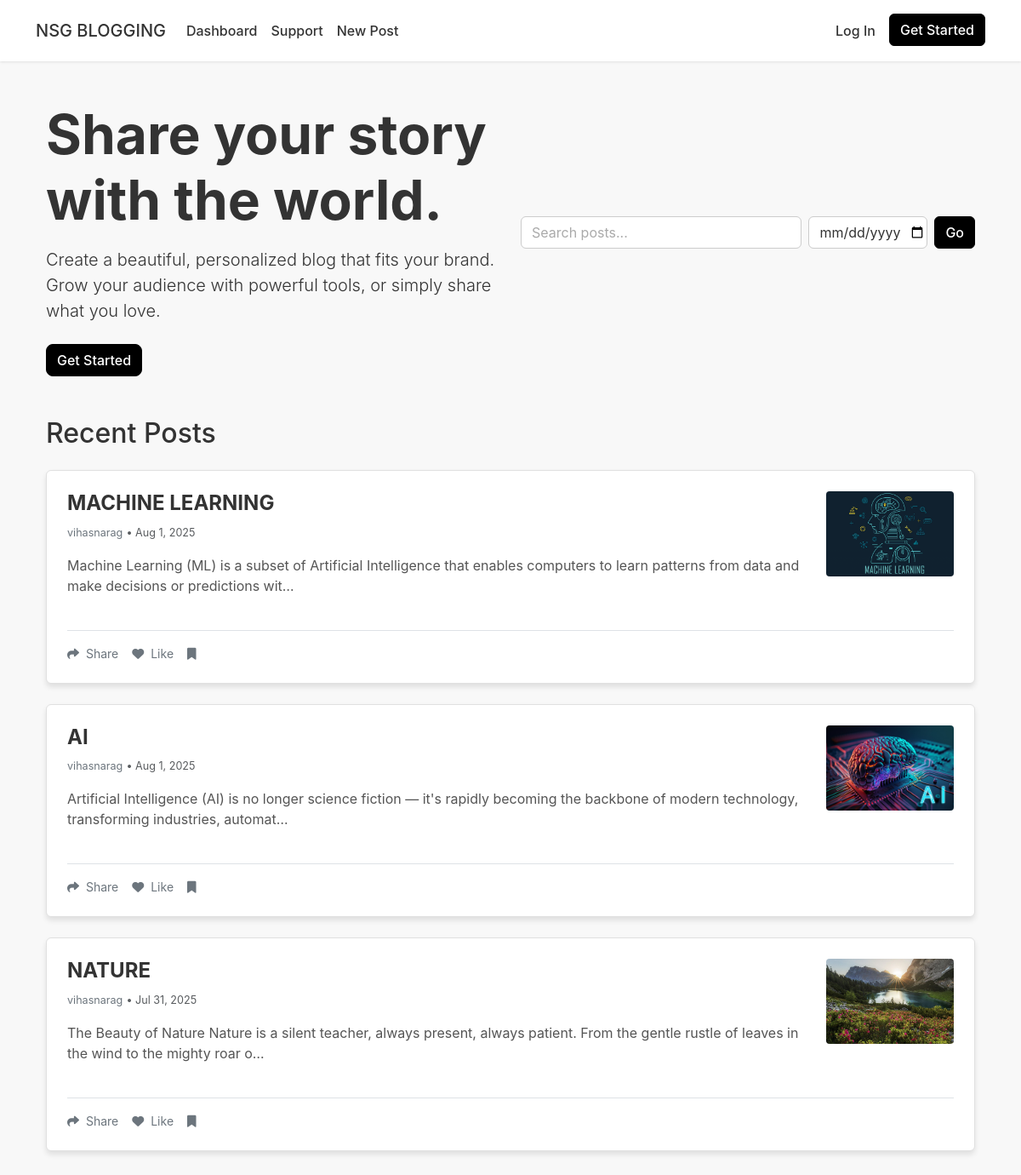
The page / on the database its author committed.
### posts/models.py (models this page shows, shortened)
class Post(models.Model):
    STATUS_CHOICES = (
        ('draft', 'Draft'),
        ('published', 'Published'),
    )
    title = models.CharField(max_length=200)
    body = models.TextField()
    slug = models.SlugField(max_length=200, unique=True, blank=True)
    author = models.ForeignKey(User, on_delete=models.CASCADE, related_name='blog_posts')
    status = models.CharField(max_length=10, choices=STATUS_CHOICES, default='draft')
    created_at = models.DateTimeField(auto_now_add=True)
    updated_at = models.DateTimeField(auto_now=True)
    image = models.ImageField(upload_to='blog_images', blank=True, null=True) # ADDED: Image field for posts

### posts/views.py (the view)
# urls.py: path('', PostListView.as_view(), name='post_list'),
class PostListView(ListView):
    model = Post
    template_name = 'posts/post_list.html'
    context_object_name = 'posts'
    def get_queryset(self):
        queryset = Post.objects.filter(status='published').order_by('-created_at')
        query = self.request.GET.get('q')
        if query:
            queryset = queryset.filter(
                Q(title__icontains=query) | Q(body__icontains=query)
            )
        search_date = self.request.GET.get('date')
        if search_date:
            try:
                selected_date = datetime.strptime(search_date, '%Y-%m-%d').date()
                queryset = queryset.filter(created_at__date=selected_date)
            except (ValueError, TypeError):
                pass
        return queryset

### templates/posts/post_list.html
{% extends "base.html" %}
{% load static %}
{% block content %}
<div class="container my-5">
    <div class="row align-items-center mb-5">
        <div class="col-lg-6">
            <h1 class="display-3 fw-bold mb-3">Share your story with the world.</h1>
            <p class="lead mb-4">Create a beautiful, personalized blog that fits your brand. Grow your audience with powerful tools, or simply share what you love.</p>
            <a class="btn btn-dark btn-lg" href="{% url 'signup' %}">Get Started</a>
        </div>
        <div class="col-lg-6">
            <form method="get" class="search-filter-form">
                <div class="d-flex justify-content-end mb-3">
                    <div class="input-group search-input-group me-2">
                        <input type="search" name="q" class="form-control" placeholder="Search posts..." value="{{ request.GET.q }}">
                    </div>
                    <div class="input-group date-input-group me-2">
                        <input type="date" name="date" class="form-control date-input" value="{{ request.GET.date }}">
                    </div>
                    <button type="submit" class="btn btn-dark">Go</button>
                </div>
            </form>
        </div>
    </div>
    <h2 class="mb-4">Recent Posts</h2>
    <div class="row">
        {% for post in posts %}
            <div class="col-md-12 mb-4">
                <div class="card p-4 h-100 homepage-post-card">
                    <a href="{% url 'post_detail' post.slug %}" class="stretched-link"></a>
                    <div class="d-flex justify-content-between align-items-start">
                        <div class="me-4 post-text-content">
                            <h5 class="post-card-title mb-2">{{ post.title }}</h5>
                            <div class="post-card-meta mb-3">
                                <span class="text-secondary small">{{ post.author.username }}</span>
                                <span class="text-muted small"> &bull; {{ post.created_at|date:"M j, Y" }}</span>
                            </div>
                            <p class="post-card-body">{{ post.body|truncatechars:150 }}</p>
                        </div>
                        <div class="post-card-image-wrapper">
                            {% if post.image %}
                                <img src="{{ post.image.url }}" class="img-fluid post-card-image" alt="{{ post.title }}">
                            {% else %}
                                <img src="{% static 'images/placeholder-post-image.png' %}" class="img-fluid post-card-image" alt="{{ post.title }}">
                            {% endif %}
                        </div>
                    </div>
                   <div class="mt-4 pt-3 border-top d-flex align-items-center text-secondary small">
                    <a href="#" class="text-secondary text-decoration-none me-3">
                      <i class="fa-solid fa-share me-1"></i> Share
                    </a>
                    <a href="#" class="text-secondary text-decoration-none me-3">
                      <i class="fa-solid fa-heart me-1"></i> Like
                    </a>
                    <a href="#" class="text-secondary text-decoration-none me-3">
                      <i class="fa-solid fa-solid fa-bookmark"></i>
                     </a>
                    </div>
                </div>
            </div>
        {% empty %}
            <div class="col-12">
                <p class="text-center">No posts have been published yet.</p>
            </div>
        {% endfor %}
    </div>
</div>
{% endblock %}

### templates/base.html (shortened to what this page needs)
{% load static %}
<!doctype html>
<html lang="en">
<head>
  <link href="https://cdn.jsdelivr.net/npm/bootstrap@5.3.3/dist/css/bootstrap.min.css" rel="stylesheet">
  <link rel="stylesheet" href="https://cdnjs.cloudflare.com/ajax/libs/font-awesome/6.4.0/css/all.min.css" />
  <link rel="stylesheet" href="{% static 'css/style.css' %}">
</head>
<body>
  <nav class="navbar navbar-expand-lg light-navbar py-3">
    <div class="container">
      <a class="navbar-brand" href="{% url 'post_list' %}">
        NSG BLOGGING
      </a>
      <div class="collapse navbar-collapse" id="navbarNav">
        <ul class="navbar-nav me-auto">
          {% if user.is_authenticated %}
            <li class="nav-item">
              <a class="nav-link" href="{% url 'dashboard' %}">Dashboard</a>
            </li>
            <li class="nav-item">
              <a class="nav-link" href="{% url 'support_page' %}">Support</a>
            </li>
          {% else %}
            <li class="nav-item">
              <a class="nav-link" href="#" onclick="alert('Please log in to view your dashboard.')">Dashboard</a>
            </li>
            <li class="nav-item">
              <a class="nav-link" href="{% url 'support_page' %}">Support</a>
            </li>
          {% endif %}
          <li class="nav-item">
            {% if user.is_authenticated %}
              <a class="nav-link" href="{% url 'post_create' %}">New Post</a>
            {% else %}
              <a class="nav-link" href="#" onclick="alert('Please log in to create a new post.')">New Post</a>
            {% endif %}
          </li>
        </ul>
        <ul class="navbar-nav ms-auto">
          {% if user.is_authenticated %}
            <li class="nav-item me-2">
              <a class="nav-link" href="{% url 'logout' %}">Logout</a>
            </li>
            <li class="nav-item">
              <a class="btn btn-dark" href="{% url 'dashboard' %}">Profile</a>
            </li>
          {% else %}
            <li class="nav-item me-2">
              <a class="nav-link" href="{% url 'login' %}">Log In</a>
            </li>
            <li class="nav-item">
              <a class="btn btn-dark" href="{% url 'signup' %}">Get Started</a>
            </li>
          {% endif %}
        </ul>
      </div>
    </div>
  </nav>
  <main class="container my-5">
    {% block content %}
    {% endblock %}
  </main>
</body>
</html>

### posts/static/css/style.css (style rules this page uses)
body { background-color: #f8f8f8; color: #333333; font-family: -apple-system, BlinkMacSystemFont, "Segoe UI", Roboto, "Helvetica Neue", Arial, sans-serif; }
.light-navbar { background-color: #ffffff; box-shadow: 0 1px 3px rgba(0,0,0,.1); }
.light-navbar .navbar-brand { font-weight: bold; }
.light-navbar .nav-link, .light-navbar .navbar-brand { color: #333333; font-weight: 500; }
.btn-dark { background-color: #000000; border-color: #000000; color: #ffffff; font-weight: 500; padding: 0.5rem 1.25rem; }
.card { background-color: #ffffff; border: 1px solid #e0e0e0; box-shadow: none; transition: box-shadow 0.2s ease; }
.search-filter-form { max-width: 100%; margin: 0; }
.search-input-group { flex-grow: 1; }
.form-control { height: 38px; background-color: #ffffff; color: #333333; border-color: #cccccc; font-size: 1rem; padding: 0.375rem 0.75rem; }
.form-control::placeholder { color: #aaaaaa; }
.btn-dark { height: 38px; font-size: 1rem; line-height: 1.5; padding: 0.375rem 0.75rem; }
.date-input-group { max-width: 140px; }
.date-input { color: #cccccc; padding-right: 0.1rem; }
.homepage-post-card { position: relative; background-color: #ffffff; border: 1px solid #e0e0e0; box-shadow: 0 4px 6px rgba(0, 0, 0, 0.1); transition: transform 0.2s ease; }
.post-card-title { font-size: 1.5rem; font-weight: 700; color: #333333; line-height: 1.2; }
.post-card-meta { font-size: 0.9rem; }
.post-card-body { color: #555555; }
.post-card-image-wrapper { width: 150px; height: 100px; flex-shrink: 0; overflow: hidden; border-radius: 4px; }
.post-card-image { width: 100%; height: 100%; object-fit: cover; }
.stretched-link { position: absolute; top: 0; left: 0; width: 100%; height: 100%; }

### rows shown on the page
Post: title "MACHINE LEARNING", author.username "vihasnarag", created_at "Aug 1, 2025", body "Machine Learning (ML) is a subset of Artificial Intelligence that enables computers to learn patterns from data and make decisions or predictions wit…", image (picture)
Post: title "AI", author.username "vihasnarag", created_at "Aug 1, 2025", body "Artificial Intelligence (AI) is no longer science fiction — it's rapidly becoming the backbone of modern technology, transforming industries, automat…", image (picture)
Post: title "NATURE", author.username "vihasnarag", created_at "Jul 31, 2025", body "The Beauty of Nature Nature is a silent teacher, always present, always patient. From the gentle rustle of leaves in the wind to the mighty roar o…", image (picture)
